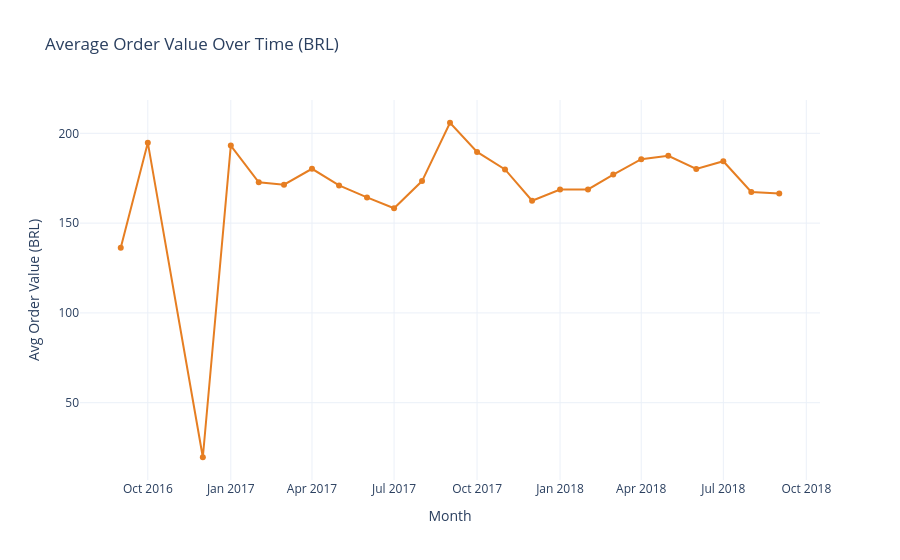

Notebook code cell kept with this figure:
### Code cell
# Chart 3 — Average Order Value over time
fig3 = px.line(
    df, x='year_month', y='avg_order_value',
    title='Average Order Value Over Time (BRL)',
    labels={'year_month': 'Month', 'avg_order_value': 'Avg Order Value (BRL)'},
    markers=True,
    color_discrete_sequence=['#e67e22']
)
fig3.update_layout(template='plotly_white', hovermode='x unified')
fig3.show()
with open(os.path.join(OUT, 'sales_avg_order_value.json'), 'w') as f:
    f.write(fig3.to_json())
print('Exported sales_avg_order_value.json')

### Figure 1 — Plotly figure (JSON) as saved in the notebook; plotly's stock layout.template omitted (floating-point values rounded to 4 significant figures)
{"data": [{"hovertemplate": "Month=%{x}<br>Avg Order Value (BRL)=%{y}<extra></extra>", "legendgroup": "", "line": {"color": "#e67e22", "dash": "solid"}, "marker": {"symbol": "circle"}, "mode": "lines+markers", "name": "", "orientation": "v", "showlegend": false, "type": "scatter", "x": ["2016-09", "2016-10", "2016-12", "2017-01", "2017-02", "2017-03", "2017-04", "2017-05", "2017-06", "2017-07", "2017-08", "2017-09", "2017-10", "2017-11", "2017-12", "2018-01", "2018-02", "2018-03", "2018-04", "2018-05", "2018-06", "2018-07", "2018-08", "2018-09"], "xaxis": "x", "y": [136.2, 194.8, 19.62, 193.2, 172.7, 171.4, 180.3, 171.0, 164.3, 158.3, 173.4, 205.9, 189.7, 179.9, 162.5, 168.7, 168.8, 177.0, 185.6, 187.5, 180.2, 184.5, 167.3, 166.5], "yaxis": "y"}], "layout": {"hovermode": "x unified", "legend": {"tracegroupgap": 0}, "title": {"text": "Average Order Value Over Time (BRL)"}, "xaxis": {"anchor": "y", "domain": [0, 1], "title": {"text": "Month"}}, "yaxis": {"anchor": "x", "domain": [0, 1], "title": {"text": "Avg Order Value (BRL)"}}}}
